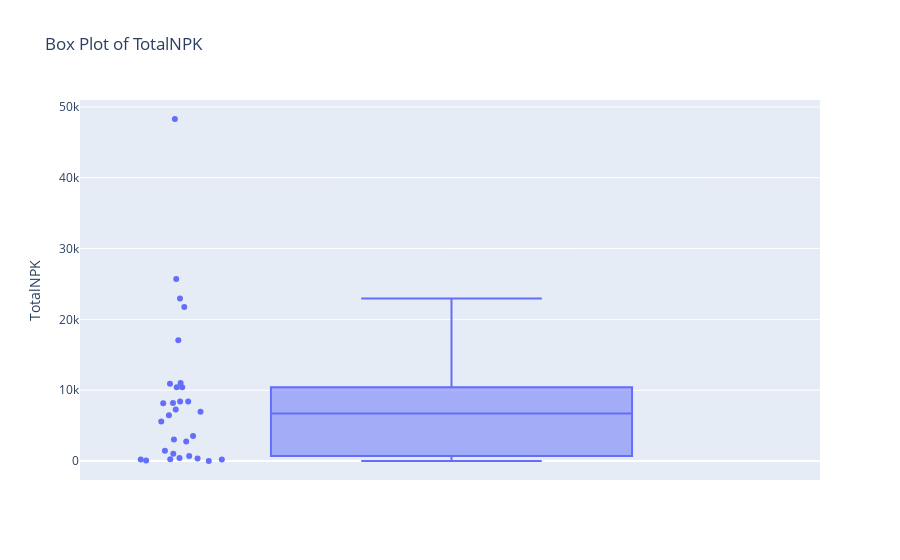

Notebook code cell kept with this figure:
### Code cell
TotalNPK_data = Case_file[['TotalNPK']]

fig = px.box(TotalNPK_data, y='TotalNPK', title='Box Plot of TotalNPK', points='all')

fig.show()

### Figure 1 — Plotly figure (JSON) as saved in the notebook; plotly's stock layout.template omitted (floating-point values rounded to 4 significant figures)
{"data": [{"alignmentgroup": "True", "boxpoints": "all", "hovertemplate": "TotalNPK=%{y}<extra></extra>", "legendgroup": "", "marker": {"color": "#636efa"}, "name": "", "notched": false, "offsetgroup": "", "orientation": "v", "showlegend": false, "type": "box", "x0": " ", "xaxis": "x", "y": [438.2, 3036.0, 222.2, 10900.0, 25700.0, 220.8, 8197.0, 10430.0, 2746.0, 8156.0, 2.305, 17040.0, 3519.0, 1449.0, 6945.0, 7290.0, 48290.0, 10420.0, 22940.0, 6448.0, 5591.0, 21730.0, 1026.0, 8404.0, 249.4, 710.1, 368.6, 61.55, 11000.0, 8404.0], "y0": " ", "yaxis": "y"}], "layout": {"boxmode": "group", "legend": {"tracegroupgap": 0}, "title": {"text": "Box Plot of TotalNPK"}, "xaxis": {"anchor": "y", "domain": [0, 1]}, "yaxis": {"anchor": "x", "domain": [0, 1], "title": {"text": "TotalNPK"}}}}
